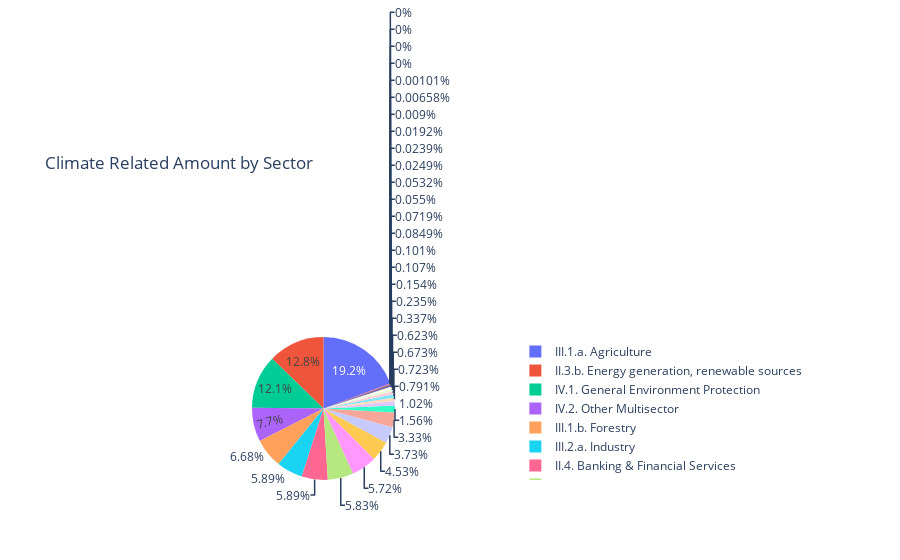
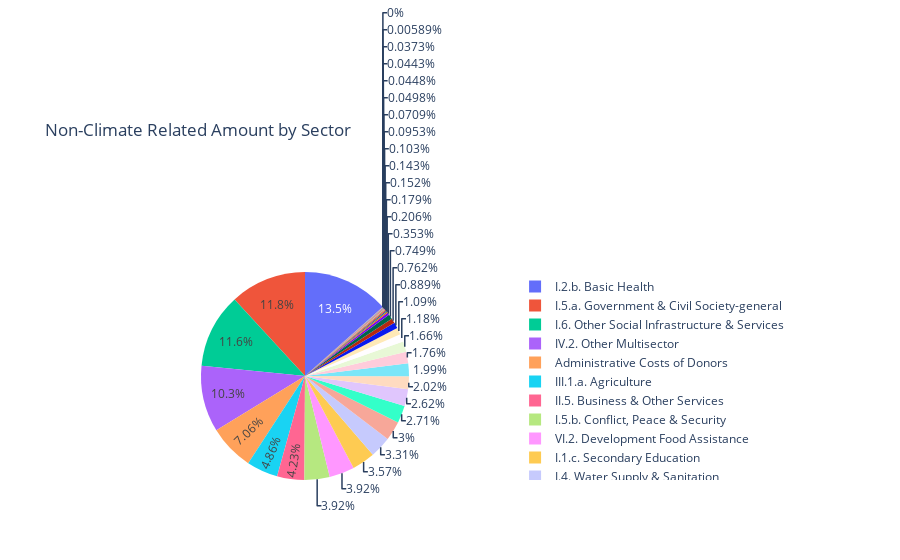

Notebook code for these charts, in order:
### Code cell
fig_clim = px.pie(test_df, values='clim_rel_amount', names='Sector', title='Climate Related Amount by Sector')
fig_clim.show()

# Pie chart for non-climate-related amount
fig_non_clim = px.pie(test_df, values='non_clim', names='Sector', title='Non-Climate Related Amount by Sector')
fig_non_clim.show()

### Figure 1 — Plotly figure (JSON) as saved in the notebook; plotly's stock layout.template omitted (floating-point values rounded to 4 significant figures)
{"data": [{"domain": {"x": [0, 1], "y": [0, 1]}, "hovertemplate": "Sector=%{label}<br>clim_rel_amount=%{value}<extra></extra>", "labels": ["Administrative Costs of Donors", "I.1.a. Education, Level Unspecified", "I.1.b. Basic Education", "I.1.c. Secondary Education", "I.1.d. Post-Secondary Education", "I.2.a. Health, General", "I.2.b. Basic Health", "I.2.c. Non-communicable diseases (NCDs)", "I.3. Population Policies/Programmes & Reproductive Health", "I.4. Water Supply & Sanitation", "I.5.a. Government & Civil Society-general", "I.5.b. Conflict, Peace & Security", "I.6. Other Social Infrastructure & Services", "II.1. Transport & Storage", "II.2. Communications", "II.3.a. Energy Policy", "II.3.b. Energy generation, renewable sources", "II.3.c. Energy generation, non-renewable sources", "II.3.d. Hybrid energy plants", "II.3.f. Energy distribution", "II.4. Banking & Financial Services", "II.5. Business & Other Services", "III.1.a. Agriculture", "III.1.b. Forestry", "III.1.c. Fishing", "III.2.a. Industry", "III.2.b. Mineral Resources & Mining", "III.2.c. Construction", "III.3.a. Trade Policies & Regulations", "III.3.b. Tourism", "IV.1. General Environment Protection", "IV.2. Other Multisector", "IX. Unallocated / Unspecified", "VI.2. Development Food Assistance", "VIII.1. Emergency Response", "VIII.2. Reconstruction Relief & Rehabilitation", "VIII.3. Disaster Prevention & Preparedness"], "legendgroup": "", "name": "", "showlegend": true, "type": "pie", "values": [0, 2.829, 0.8303, 24.1, 5.137, 0.641, 22.43, 0.03357, 3.351, 190.7, 111.0, 26.37, 194.3, 34.08, 0, 150.9, 425.1, 0, 0.2194, 52.02, 196.2, 20.78, 641.0, 222.6, 11.24, 196.5, 1.832, 0.3002, 2.399, 1.774, 402.0, 256.8, 0, 124.3, 7.832, 3.565, 0.7971]}], "layout": {"legend": {"tracegroupgap": 0}, "title": {"text": "Climate Related Amount by Sector"}}}

### Figure 2 — Plotly figure (JSON) as saved in the notebook; plotly's stock layout.template omitted (floating-point values rounded to 4 significant figures)
{"data": [{"domain": {"x": [0, 1], "y": [0, 1]}, "hovertemplate": "Sector=%{label}<br>non_clim=%{value}<extra></extra>", "labels": ["Administrative Costs of Donors", "I.1.a. Education, Level Unspecified", "I.1.b. Basic Education", "I.1.c. Secondary Education", "I.1.d. Post-Secondary Education", "I.2.a. Health, General", "I.2.b. Basic Health", "I.2.c. Non-communicable diseases (NCDs)", "I.3. Population Policies/Programmes & Reproductive Health", "I.4. Water Supply & Sanitation", "I.5.a. Government & Civil Society-general", "I.5.b. Conflict, Peace & Security", "I.6. Other Social Infrastructure & Services", "II.1. Transport & Storage", "II.2. Communications", "II.3.a. Energy Policy", "II.3.b. Energy generation, renewable sources", "II.3.c. Energy generation, non-renewable sources", "II.3.d. Hybrid energy plants", "II.3.f. Energy distribution", "II.4. Banking & Financial Services", "II.5. Business & Other Services", "III.1.a. Agriculture", "III.1.b. Forestry", "III.1.c. Fishing", "III.2.a. Industry", "III.2.b. Mineral Resources & Mining", "III.2.c. Construction", "III.3.a. Trade Policies & Regulations", "III.3.b. Tourism", "IV.1. General Environment Protection", "IV.2. Other Multisector", "IX. Unallocated / Unspecified", "VI.2. Development Food Assistance", "VIII.1. Emergency Response", "VIII.2. Reconstruction Relief & Rehabilitation", "VIII.3. Disaster Prevention & Preparedness"], "legendgroup": "", "name": "", "showlegend": true, "type": "pie", "values": [616.5, 262.2, 236.4, 312.1, 102.6, 173.6, 1177.0, 30.85, 176.5, 289.3, 1035.0, 342.7, 1012.0, 13.29, 65.43, 3.255, 3.873, 4.351, 0, 8.972, 154.0, 369.6, 424.8, 8.325, 15.65, 228.5, 18.02, 0.5147, 77.69, 3.91, 94.8, 901.4, 144.6, 342.2, 12.52, 66.53, 6.19]}], "layout": {"legend": {"tracegroupgap": 0}, "title": {"text": "Non-Climate Related Amount by Sector"}}}
